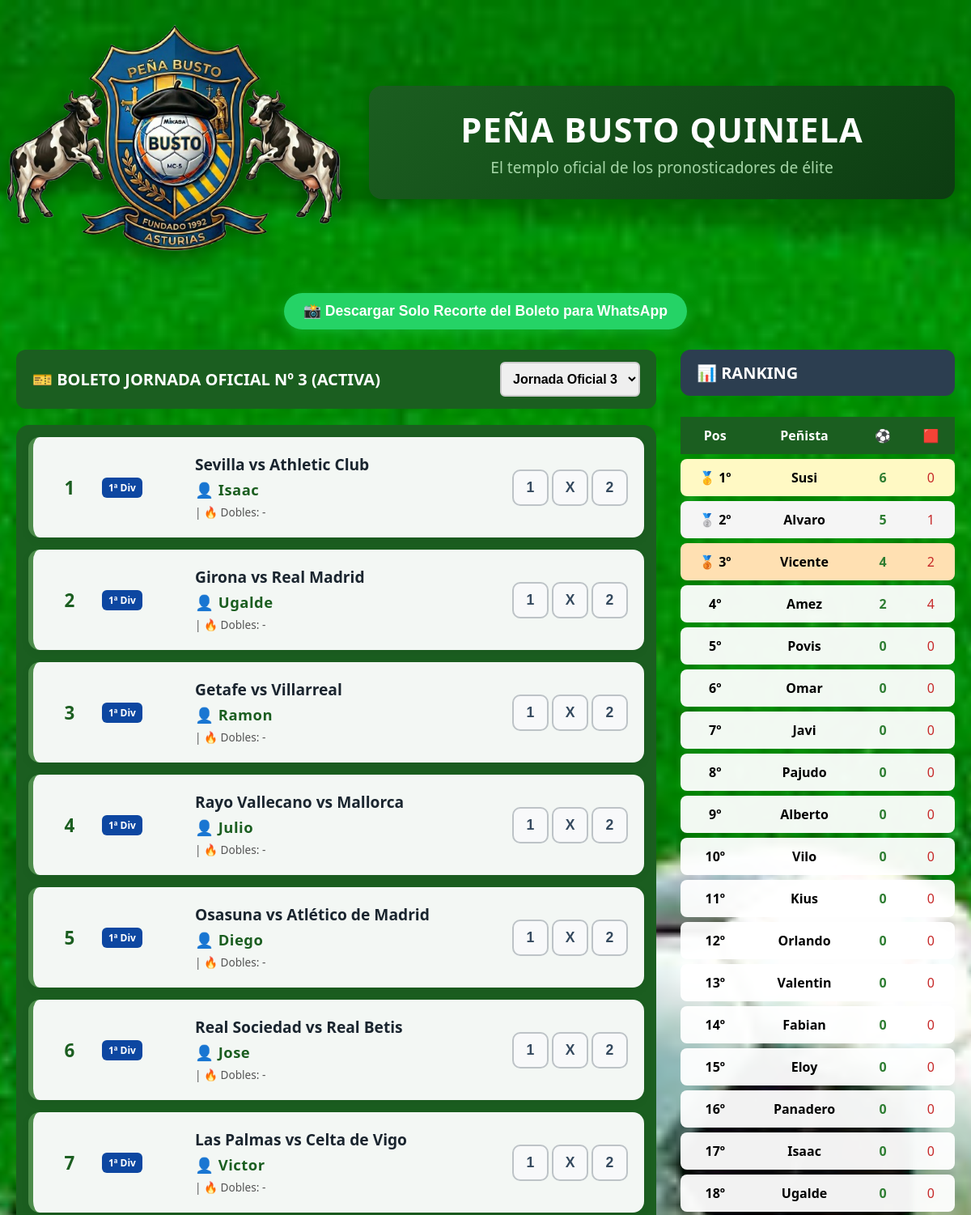
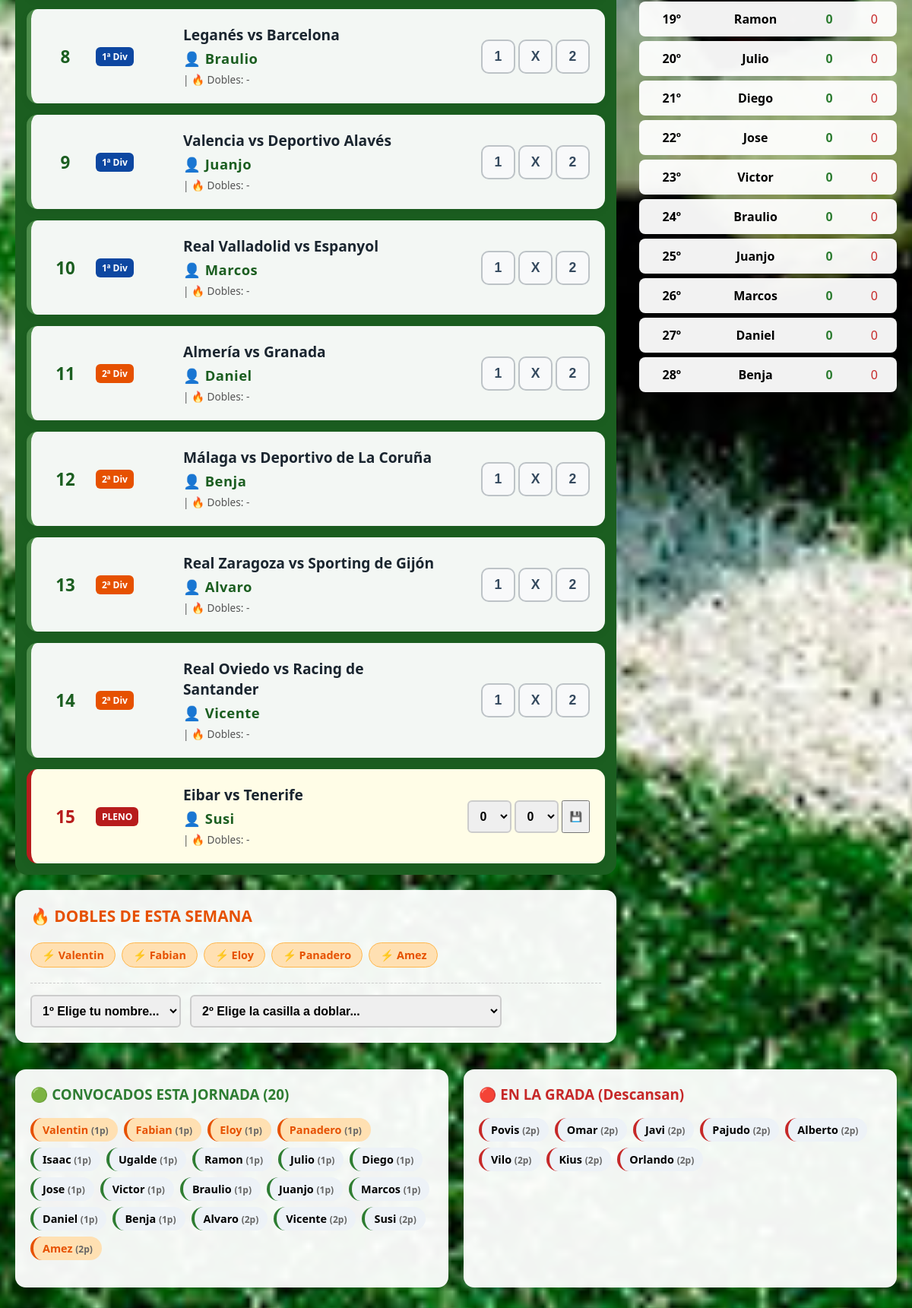
The page / on the database its author committed (2 pictures, top to bottom).
### tables this page shows
CREATE TABLE partidos (
        id INTEGER PRIMARY KEY AUTOINCREMENT,
        num_partido INTEGER NOT NULL,
        local TEXT NOT NULL,
        visitante TEXT NOT NULL,
        division TEXT NOT NULL,
        doble_por TEXT DEFAULT '',
        pronostico TEXT DEFAULT '-',      
        pleno_local TEXT DEFAULT '-',     
        pleno_visitante TEXT DEFAULT '-',
        resultado_real TEXT DEFAULT '-',       
        pleno_local_real TEXT DEFAULT '-',  
        pleno_visitante_real TEXT DEFAULT '-'
    );

CREATE TABLE usuarios (
    id INTEGER PRIMARY KEY AUTOINCREMENT,
    nombre TEXT NOT NULL,
    aciertos INTEGER DEFAULT 0,
    errores INTEGER DEFAULT 0,
    partidos_asignados INTEGER DEFAULT 0
);

### app.py (the view)
@app.route("/")
def inicio():
    jornada_actual, temporada_actual = obtener_config()
    jornada_a_ver = request.args.get("jornada_ver", default=jornada_actual, type=int)
    conexion = conectar_bd()
    cursor = conexion.cursor()
    cursor.execute("SELECT nombre, aciertos, errores FROM usuarios ORDER BY aciertos DESC")
    usuarios_db = cursor.fetchall()
    lista_clasificacion = [{"nombre": u["nombre"], "aciertos": int(u["aciertos"]), "errores": int(u["errores"])} for u in usuarios_db]
    cursor.execute("SELECT id, nombre, partidos_asignados FROM usuarios ORDER BY partidos_asignados ASC, id ASC")
    todos = cursor.fetchall()
    convocados = todos[:20]
    descansan = todos[20:]
    lista_convocados = [{"id": x["id"], "nombre": x["nombre"], "partidos": int(x["partidos_asignados"])} for x in convocados]
    lista_descansan = [{"nombre": x["nombre"], "partidos": int(x["partidos_asignados"])} for x in descansan]
    elegir_pasado = (jornada_a_ver < jornada_actual)
    if elegir_pasado:
        cursor.execute("SELECT num_partido, local, visitante, division, doble_por, pronostico, pleno_local, pleno_visitante, resultado_real, pleno_local_real, pleno_visitante_real FROM historial_partidos WHERE jornada = ? AND temporada = ? ORDER BY num_partido ASC", (jornada_a_ver, temporada_actual))
    else:
        cursor.execute("SELECT num_partido, local, visitante, division, doble_por, pronostico, pleno_local, pleno_visitante, resultado_real, pleno_local_real, pleno_visitante_real FROM partidos ORDER BY num_partido ASC")
    partidos_db = cursor.fetchall()
    if not partidos_db and not elegir_pasado:
        robot_traer_nueva_quiniela_internet()
        cursor.execute("SELECT num_partido, local, visitante, division, doble_por, pronostico, pleno_local, pleno_visitante, resultado_real, pleno_local_real, pleno_visitante_real FROM partidos ORDER BY num_partido ASC")
        partidos_db = cursor.fetchall()
    cursor.execute("SELECT DISTINCT jornada FROM historial_partidos WHERE temporada = ?", (temporada_actual,))
    jornadas_viejas = [int(j["jornada"]) for j in cursor.fetchall()]
    if jornada_actual not in jornadas_viejas: jornadas_viejas.append(jornada_actual)
    jornadas_viejas.sort()
    conexion.close()
    peñistas_con_doble = []
    lista_partidos_asignados = []
    peñistas_asignados_esta_semana = set()
    for p in partidos_db:
        num_partido = p["num_partido"]
        indice_peñista = (num_partido + jornada_actual) % len(lista_convocados)
        peñista_assigned = lista_convocados[indice_peñista]["nombre"]
        peñistas_asignados_esta_semana.add(peñista_assigned)
        lista_dobles = [x.strip() for x in p["doble_por"].split(",") if x.strip()] if p["doble_por"] else []
        lista_partidos_asignados.append({
            "num": num_partido, "local": p["local"], "visitante": p["visitante"], "division": p["division"],
            "pronosticador": peñista_assigned, "dobles": lista_dobles, "pronostico": p["pronostico"],
            "pleno_local": p["pleno_local"], "pleno_visitante": p["pleno_visitante"],
            "resultado_real": p["resultado_real"],
            "pleno_local_real": p["pleno_local_real"],
            "pleno_visitante_real": p["pleno_visitante_real"]
        })
    for penista in lista_convocados:
        if penista["nombre"] not in peñistas_asignados_esta_semana: peñistas_con_doble.append(penista["nombre"])
    return render_template(
        "index.html", peñistas=lista_clasificacion, convocados=lista_convocados,
        descansan=lista_descansan, partidos=lista_partidos_asignados,
        los_del_doble=peñistas_con_doble, conjunto_dobles=set(peñistas_con_doble),
        jornada_actual=jornada_actual, jornada_viendo=jornada_a_ver,
        jornadas_disponibles=jornadas_viejas, es_pasado=elegir_pasado
    )

### app.py (called while the page is built)
def conectar_bd():
    ruta_actual = os.path.dirname(os.path.abspath(__file__))
    ruta_base_datos = os.path.join(ruta_actual, "quiniela_pena.db")
    conn = sqlite3.connect(ruta_base_datos)
    conn.row_factory = sqlite3.Row
    return conn

def obtener_config():
    conexion = conectar_bd()
    cursor = conexion.cursor()
    cursor.execute("SELECT valor FROM configuracion WHERE clave='jornada'")
    jornada = cursor.fetchone()[0]
    cursor.execute("SELECT valor FROM configuracion WHERE clave='temporada'")
    temporada = cursor.fetchone()[0]
    conexion.close()
    return int(jornada), int(temporada)

### templates/index.html (shortened to what this page needs)
<!DOCTYPE html>
<html lang="es">
<head>
</head>
<body>
    <div class="header-container">
        <div class="logo-area">
            <img class="logo-pena" src="{{ url_for('static', filename='imagenes/logo.png') }}" alt="Logo Peña">
        </div>
        <div class="navbar">
            <div class="navbar-textos">
                <h1>PEÑA BUSTO QUINIELA</h1>
                <p>El templo oficial de los pronosticadores de élite</p>
            </div>
        </div>
    </div>
    <button class="btn-whatsapp-captura" onclick="descargarBoletoWhatsApp()">
        📸 Descargar Solo Recorte del Boleto para WhatsApp
    </button>
    <div class="grid-principal">
        <div class="columna-izq">
            <div class="bloque-titulo">
                <span>🎫 BOLETO JORNADA OFICIAL Nº {{ jornada_viendo }} {% if es_pasado %}(ARCHIVADO){% else %}(ACTIVA){% endif %}</span>
                <form action="/" method="GET" style="margin:0;">
                    <select name="jornada_ver" class="select-premium" onchange="this.form.submit()">
                        {% for j in jornadas_disponibles %}
                            <option value="{{ j }}" {% if j == jornada_viendo %}selected{% endif %}>Jornada Oficial {{ j }}</option>
                        {% endfor %}
                    </select>
                </form>
            </div>
            <div class="contenedor-partidos" id="area-boleto-captura" style="background: var(--primary); padding: 15px;">
                {% for part in partidos %}
                <div class="partido-card {% if part.num == 15 %}card-pleno{% endif %}" id="card-partido-{{ part.num }}" data-pronostico="{{ part.pronostico }}" data-dobles-firmados="{{ part.dobles|join(',') }}">
                    <div class="partido-num">{{ part.num }}</div>
                    <div>
                        <span class="badge-div {% if part.division == 'Primera' %}p1{% elif part.division == 'Segunda' %}p2{% else %}p15{% endif %}">
                            {{ '1ª Div' if part.division == 'Primera' else '2ª Div' if part.division == 'Segunda' else 'PLENO' }}
                        </span>
                    </div>
                    <div class="equipos-info">
                        {{ part.local }} vs {{ part.visitante }}
                        <span class="nombre-responsable">👤 {{ part.pronosticador }}</span>
                        <span class="dobles-tag"> | 🔥 Dobles: <span class="badge-dobles-texto-{{ part.num }}" id="txt-dobles-{{ part.num }}">
                            {% if part.dobles %}{% for d in part.dobles %}<span style="color:var(--secondary); font-weight: bold;">[{{ d }}]</span> {% endfor %}{% else %}-{% endif %}
                        </span></span>
                    </div>
                    <div class="zona-voto">
                        {% if es_pasado %}
                            <span class="pleno-display">
                                {{ part.pronostico if part.num != 15 else part.pleno_local ~ '-' ~ part.pleno_visitante }}
                            </span>
                        {% else %}
                            {% if part.num == 15 %}
                                {% if part.pleno_local != '-' %}
                                    <span class="pleno-display" style="background-color: var(--secondary);">M: {{ part.pleno_local }} - {{ part.pleno_visitante }}</span>
                                {% else %}
                                    <form action="/guardar_pronostico" method="POST" style="display:flex; gap:4px;">
                                        <select name="goles_local" class="select-premium"><option value="0">0</option><option value="1">1</option><option value="2">2</option><option value="M">M</option></select>
                                        <select name="goles_visitante" class="select-premium"><option value="0">0</option><option value="1">1</option><option value="2">2</option><option value="M">M</option></select>
                                        <button type="submit" class="btn-doble-submit" style="padding:4px 8px;">💾</button>
                                    </form>
                                {% endif %}
                            {% else %}
                                <div style="display:flex; gap:4px;">
                                    <button onclick="votarServidor('{{ part.num }}', '1')" id="btn-{{ part.num }}-1" class="btn-premium {% if '1' in part.pronostico %}voto-activo{% endif %}">1</button>
                                    <button onclick="votarServidor('{{ part.num }}', 'X')" id="btn-{{ part.num }}-X" class="btn-premium {% if 'X' in part.pronostico %}voto-activo{% endif %}">X</button>
                                    <button onclick="votarServidor('{{ part.num }}', '2')" id="btn-{{ part.num }}-2" class="btn-premium {% if '2' in part.pronostico %}voto-activo{% endif %}">2</button>
                                </div>
                            {% endif %}
                        {% endif %}
                    </div>
                </div>
                {% endfor %}
            </div>
            {% if not es_pasado %}
            <div class="panel-dobles">
                <h3 style="margin-top:0; color:var(--doble-color); font-size: 1.3rem; text-transform: uppercase;">🔥 Dobles de esta semana</h3>
                <ul class="lista-dobleros">
                    {% for nombre in los_del_doble %}
                        <li>⚡ {{ nombre }}</li>
                    {% endfor %}
                </ul>
                <div style="display:flex; gap:12px; flex-wrap:wrap; border-top: 1px dashed #ccc; padding-top: 15px;">
                    <select id="select-doblero-nombre" class="select-premium" onchange="actualizarPartidosDisponibles()" required>
                        <option value="" disabled selected>1º Elige tu nombre...</option>
                    </select>
                    <select id="select-doblero-partido" class="select-premium" onchange="mostrarOpcionesDoble()" required>
                        <option value="" disabled selected>2º Elige la casilla a doblar...</option>
                    </select>
                </div>
            </div>
            {% endif %}
        </div>
        <div class="columna-der">
            <div class="bloque-titulo" style="background: #2c3e50;">📊 RANKING</div>
            <table class="tabla-ranking">
                <thead><tr><th>Pos</th><th>Peñista</th><th>⚽</th><th>🟥</th></tr></thead>
                <tbody>
                    {% for p in peñistas %}
                    <tr class="{% if loop.index == 1 %}podio-1{% elif loop.index == 2 %}podio-2{% elif loop.index == 3 %}podio-3{% endif %}">
                        <td>{% if loop.index == 1 %}🥇 1º{% elif loop.index == 2 %}🥈 2º{% elif loop.index == 3 %}🥉 3º{% else %}{{ loop.index }}º{% endif %}</td>
                        <td><strong>{{ p.nombre }}</strong></td>
                        <td style="color:#2e7d32; font-weight:bold;">{{ p.aciertos }}</td>
                        <td style="color:#c62828;">{{ p.errores }}</td>
                    </tr>
                    {% endfor %}
                </tbody>
            </table>
        </div>
    </div>
    <div class="zona-convocatoria">
        <div class="box-lista">
            <h3 style="color:#2e7d32; margin-top:0;">🟢 CONVOCADOS ESTA JORNADA (20)</h3>
            <ul class="lista-badges">
                {% for c in convocados %}
                <li class="badge-juega {% if c.nombre in conjunto_dobles %}badge-doblero-activo{% endif %}">
                    {{ c.nombre }} <span style="font-size:0.75rem; color:#666;">({{ c.partidos }}p)</span>
                </li>
                {% endfor %}
            </ul>
        </div>
        <div class="box-lista">
            <h3 style="color:#c62828; margin-top:0;">🔴 EN LA GRADA (Descansan)</h3>
            <ul class="lista-badges">
                {% for d in descansan %}
                <li class="badge-grada">{{ d.nombre }} <span style="font-size:0.75rem; color:#666;">({{ d.partidos }}p)</span></li>
                {% endfor %}
            </ul>
        </div>
    </div>
</body>
</html>

### rows shown on the page
partidos: division "1ª Div", local "Sevilla", visitante "Athletic Club"
usuarios: pronosticador "Isaac", nombre "Isaac", aciertos "0", errores "0", partidos "1"
partidos: division "1ª Div", local "Girona", visitante "Real Madrid"
usuarios: pronosticador "Ugalde", nombre "Ugalde", aciertos "0", errores "0", partidos "1"
partidos: division "1ª Div", local "Getafe", visitante "Villarreal"
usuarios: pronosticador "Ramon", nombre "Ramon", aciertos "0", errores "0", partidos "1"
partidos: division "1ª Div", local "Rayo Vallecano", visitante "Mallorca"
usuarios: pronosticador "Julio", nombre "Julio", aciertos "0", errores "0", partidos "1"
partidos: division "1ª Div", local "Osasuna", visitante "Atlético de Madrid"
usuarios: pronosticador "Diego", nombre "Diego", aciertos "0", errores "0", partidos "1"
partidos: division "1ª Div", local "Real Sociedad", visitante "Real Betis"
usuarios: pronosticador "Jose", nombre "Jose", aciertos "0", errores "0", partidos "1"
partidos: division "1ª Div", local "Las Palmas", visitante "Celta de Vigo"
usuarios: pronosticador "Victor", nombre "Victor", aciertos "0", errores "0", partidos "1"
partidos: division "1ª Div", local "Leganés", visitante "Barcelona"
usuarios: pronosticador "Braulio", nombre "Braulio", aciertos "0", errores "0", partidos "1"
partidos: division "1ª Div", local "Valencia", visitante "Deportivo Alavés"
usuarios: pronosticador "Juanjo", nombre "Juanjo", aciertos "0", errores "0", partidos "1"
partidos: division "1ª Div", local "Real Valladolid", visitante "Espanyol"
usuarios: pronosticador "Marcos", nombre "Marcos", aciertos "0", errores "0", partidos "1"
partidos: division "2ª Div", local "Almería", visitante "Granada"
usuarios: pronosticador "Daniel", nombre "Daniel", aciertos "0", errores "0", partidos "1"
partidos: division "2ª Div", local "Málaga", visitante "Deportivo de La Coruña"
usuarios: pronosticador "Benja", nombre "Benja", aciertos "0", errores "0", partidos "1"
partidos: division "2ª Div", local "Real Zaragoza", visitante "Sporting de Gijón"
usuarios: pronosticador "Alvaro", shows "🥈 2º", nombre "Alvaro", aciertos "5", errores "1", partidos "2"
partidos: division "2ª Div", local "Real Oviedo", visitante "Racing de Santander"
usuarios: pronosticador "Vicente", shows "🥉 3º", nombre "Vicente", aciertos "4", errores "2", partidos "2"
partidos: division "PLENO", local "Eibar", visitante "Tenerife"
usuarios: pronosticador "Susi", shows "🥇 1º", nombre "Susi", aciertos "6", errores "0", partidos "2"
usuarios: nombre "Valentin", aciertos "0", errores "0", partidos "1"
usuarios: nombre "Fabian", aciertos "0", errores "0", partidos "1"
usuarios: nombre "Eloy", aciertos "0", errores "0", partidos "1"
usuarios: nombre "Panadero", aciertos "0", errores "0", partidos "1"
usuarios: nombre "Amez", aciertos "2", errores "4", partidos "2"
usuarios: nombre "Povis", aciertos "0", errores "0", partidos "2"
usuarios: nombre "Omar", aciertos "0", errores "0", partidos "2"
usuarios: nombre "Javi", aciertos "0", errores "0", partidos "2"
usuarios: nombre "Pajudo", aciertos "0", errores "0", partidos "2"
usuarios: nombre "Alberto", aciertos "0", errores "0", partidos "2"
usuarios: nombre "Vilo", aciertos "0", errores "0", partidos "2"
usuarios: nombre "Kius", aciertos "0", errores "0", partidos "2"
usuarios: nombre "Orlando", aciertos "0", errores "0", partidos "2"

### other values the page prints
{{ jornada_viendo }} "3"
{{ part.num }} "1" "2" "3" "4" "5" "6" "7" "8" "9" "10" "11" "12" "13" "14" "15"
